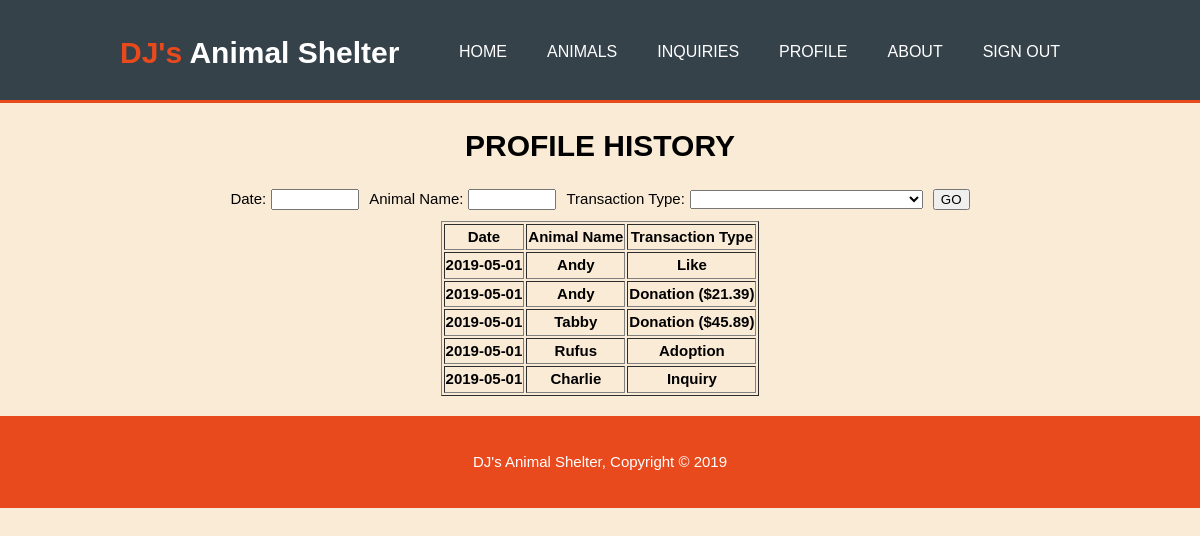
Screenshot of /profile.php (signed in) with the database file from the repository.
### tables this page shows
CREATE TABLE `transactions` (
  `Transaction_Date` date NOT NULL,
  `Transaction_Type` varchar(100) NOT NULL,
  `PROFILE_ID` int(11) NOT NULL,
  `First_Name` varchar(100) NOT NULL,
  `Last_Name` varchar(100) NOT NULL,
  `ANIMAL_ID` int(11) NOT NULL,
  `Animal_Name` varchar(100) NOT NULL,
  `Donation_Amount` float DEFAULT NULL
);

### src/profile_filters.php (the view, shortened to what this page needs)
<?php
    include('connection.php');
        $active_user = $_SESSION['active_user_id'];
        $result = mysqli_query($con, "SELECT * FROM transactions WHERE PROFILE_ID = '$active_user'");
        if(mysqli_num_rows($result) == 0)
                echo '<h2 align = "center">No Transactions Made</h2>';
        else
        {
            echo '<table border = "1" align = "center">';
            echo '<tr>';
            echo '<th>Date</th>';
            echo '<th>Animal Name</th>';
            echo '<th>Transaction Type</th>';
            echo '</tr>';
            $date = $_SESSION['date'];
            $a_name = $_SESSION['a_name'];
            $t_type = $_SESSION['transaction_type'];
            while($row = $result->fetch_assoc())
            {
                $t_date = $row['Transaction_Date'];
                $animal_name = $row['Animal_Name'];
                $transaction_type = $row['Transaction_Type'];
                $donation_amount = $row['Donation_Amount'];
                if($date != "" && $a_name != "" && $t_type != "")
                {
                    if($date == $t_date && $a_name == $animal_name)
                    {
                        if($t_type == 1)
                        {
                            if($transaction_type == "Adoption")
                            {
                                echo '<tr>';
                                echo '<th>' . $t_date . '</th>';
                                echo '<th>' . $animal_name . '</th>';
                                echo '<th>' . $transaction_type . '</th>';
                                echo '</tr>';
                            }
                            if($transaction_type == "Donation")
                            {
                                echo '<tr>';
                                echo '<th>' . $t_date . '</th>';
                                echo '<th>' . $animal_name . '</th>';
                                echo '<th>' . $transaction_type . ' ($' . $donation_amount . ')</th>';
                                echo '</tr>';
                            }
                            if($transaction_type == "Inquiry")
                            {
                                echo '<tr>';
                                echo '<th>' . $t_date . '</th>';
                                echo '<th>' . $animal_name . '</th>';
                                echo '<th>' . $transaction_type . '</th>';
                                echo '</tr>';
                            }
                        }
                        else if($t_type == 2)
                        {
                            if($transaction_type == "Adoption")
                            {
                                echo '<tr>';
                                echo '<th>' . $t_date . '</th>';
                                echo '<th>' . $animal_name . '</th>';
                                echo '<th>' . $transaction_type . '</th>';
                                echo '</tr>';
                            }
                            if($transaction_type == "Donation")
                            {
                                echo '<tr>';
                                echo '<th>' . $t_date . '</th>';
                                echo '<th>' . $animal_name . '</th>';
                                echo '<th>' . $transaction_type . ' ($' . $donation_amount . ')</th>';
                                echo '</tr>';
                            }
                            if($transaction_type == "Like")
                            {
                                echo '<tr>';
                                echo '<th>' . $t_date . '</th>';
                                echo '<th>' . $animal_name . '</th>';
                                echo '<th>' . $transaction_type . '</th>';
                                echo '</tr>';
                            }
                        }
                        else if($t_type == 3)
                        {
                            if($transaction_type == "Donation")
                            {
                                echo '<tr>';
                                echo '<th>' . $t_date . '</th>';
                                echo '<th>' . $animal_name . '</th>';
                                echo '<th>' . $transaction_type . ' ($' . $donation_amount . ')</th>';
                                echo '</tr>';
                            }
                            if($transaction_type == "Inquiry")
                            {
                                echo '<tr>';
                                echo '<th>' . $t_date . '</th>';
                                echo '<th>' . $animal_name . '</th>';
                                echo '<th>' . $transaction_type . '</th>';
                                echo '</tr>';
                            }
                            if($transaction_type == "Like")
                            {
                                echo '<tr>';
                                echo '<th>' . $t_date . '</th>';
                                echo '<th>' . $animal_name . '</th>';
                                echo '<th>' . $transaction_type . '</th>';
                                echo '</tr>';
                            }
                        }
                        else if($t_type == 4)
                        {
                            if($transaction_type == "Adoption")
                            {
                                echo '<tr>';
                                echo '<th>' . $t_date . '</th>';
                                echo '<th>' . $animal_name . '</th>';
                                echo '<th>' . $transaction_type . '</th>';
                                echo '</tr>';
                            }
                            if($transaction_type == "Donation")
                            {
                                echo '<tr>';
                                echo '<th>' . $t_date . '</th>';
                                echo '<th>' . $animal_name . '</th>';
                                echo '<th>' . $transaction_type . ' ($' . $donation_amount . ')</th>';
                                echo '</tr>';
                            }
                        }
                        else if($t_type == 5)
                        {
                            if($transaction_type == "Adoption")
                            {
                                echo '<tr>';
                                echo '<th>' . $t_date . '</th>';
                                echo '<th>' . $animal_name . '</th>';
                                echo '<th>' . $transaction_type . '</th>';
                                echo '</tr>';
                            }
                            if($transaction_type == "Inquiry")
                            {
                                echo '<tr>';
                                echo '<th>' . $t_date . '</th>';
                                echo '<th>' . $animal_name . '</th>';
                                echo '<th>' . $transaction_type . '</th>';
                                echo '</tr>';
                            }
                        }
                        else if($t_type == 6)
                        {
                            if($transaction_type == "Adoption")
                            {
                                echo '<tr>';
                                echo '<th>' . $t_date . '</th>';
                                echo '<th>' . $animal_name . '</th>';
                                echo '<th>' . $transaction_type . '</th>';
                                echo '</tr>';
                            }
                            if($transaction_type == "Like")
                            {
                                echo '<tr>';
                                echo '<th>' . $t_date . '</th>';
                                echo '<th>' . $animal_name . '</th>';
                                echo '<th>' . $transaction_type . '</th>';
                                echo '</tr>';
                            }
                        }
                        else if($t_type == 7)
                        {
                            if($transaction_type == "Donation")
                            {
                                echo '<tr>';
                                echo '<th>' . $t_date . '</th>';
                                echo '<th>' . $animal_name . '</th>';
                                echo '<th>' . $transaction_type . ' ($' . $donation_amount . ')</th>';
                                echo '</tr>';
                            }
                            if($transaction_type == "Inquiry")
                            {
                                echo '<tr>';
                                echo '<th>' . $t_date . '</th>';
                                echo '<th>' . $animal_name . '</th>';
                                echo '<th>' . $transaction_type . '</th>';
                                echo '</tr>';
                            }
                        }
                        else if($t_type == 8)
                        {
                            if($transaction_type == "Donation")
                            {
                                echo '<tr>';
                                echo '<th>' . $t_date . '</th>';
                                echo '<th>' . $animal_name . '</th>';
                                echo '<th>' . $transaction_type . ' ($' . $donation_amount . ')</th>';
                                echo '</tr>';
                            }
                            if($transaction_type == "Like")
                            {
                                echo '<tr>';
                                echo '<th>' . $t_date . '</th>';
                                echo '<th>' . $animal_name . '</th>';
                                echo '<th>' . $transaction_type . '</th>';
                                echo '</tr>';
                            }
                        }
                        else if($t_type == 9)
                        {
                            if($transaction_type == "Inquiry")
                            {
                                echo '<tr>';
                                echo '<th>' . $t_date . '</th>';
                                echo '<th>' . $animal_name . '</th>';
                                echo '<th>' . $transaction_type . '</th>';
                                echo '</tr>';
                            }
                            if($transaction_type == "Like")
                            {
                                echo '<tr>';
                                echo '<th>' . $t_date . '</th>';
                                echo '<th>' . $animal_name . '</th>';
                                echo '<th>' . $transaction_type . '</th>';
                                echo '</tr>';
                            }
                        }
                        else if($t_type == 10)
                        {
                            if($transaction_type == "Adoption")
                            {
                                echo '<tr>';
                                echo '<th>' . $t_date . '</th>';
                                echo '<th>' . $animal_name . '</th>';
                                echo '<th>' . $transaction_type . '</th>';
                                echo '</tr>';
                            }
                        }
                        else if($t_type == 11)
                        {
                            if($transaction_type == "Donation")
                            {
                                echo '<tr>';
                                echo '<th>' . $t_date . '</th>';
                                echo '<th>' . $animal_name . '</th>';
                                echo '<th>' . $transaction_type . ' ($' . $donation_amount . ')</th>';
                                echo '</tr>';
                            }
                        }
                        else if($t_type == 12)
                        {
                            if($transaction_type == "Inquiry")
                            {
                                echo '<tr>';
                                echo '<th>' . $t_date . '</th>';
                                echo '<th>' . $animal_name . '</th>';
                                echo '<th>' . $transaction_type . '</th>';
                                echo '</tr>';
                            }
                        }
                        else
                        {
                            if($transaction_type == "Like")
                            {
                                echo '<tr>';
                                echo '<th>' . $t_date . '</th>';
                                echo '<th>' . $animal_name . '</th>';
                                echo '<th>' . $transaction_type . '</th>';
                                echo '</tr>';
                            }
                        }
                    }
                }
                else
                {
                    if($transaction_type == "Adoption")
                    {
                        echo '<tr>';
                        echo '<th>' . $t_date . '</th>';
                        echo '<th>' . $animal_name . '</th>';
                        echo '<th>' . $transaction_type . '</th>';
                        echo '</tr>';
                    }
                    if($transaction_type == "Donation")
                    {
                        echo '<tr>';
                        echo '<th>' . $t_date . '</th>';
                        echo '<th>' . $animal_name . '</th>';
                        echo '<th>' . $transaction_type . ' ($' . $donation_amount . ')</th>';
                        echo '</tr>';
                    }
                    if($transaction_type == "Inquiry")
                    {
                        echo '<tr>';
                        echo '<th>' . $t_date . '</th>';
                        echo '<th>' . $animal_name . '</th>';
                        echo '<th>' . $transaction_type . '</th>';
                        echo '</tr>';
                    }
                    if($transaction_type == "Like")
                    {
                        echo '<tr>';
                        echo '<th>' . $t_date . '</th>';
                        echo '<th>' . $animal_name . '</th>';
                        echo '<th>' . $transaction_type . '</th>';
                        echo '</tr>';
                    }
                }
            }
        }
?>

### src/style.css (style rules this page uses)
body { font-family: Arial, Halvertica, sans-serif; font-size: 15px; line-height: 1.5; padding: 0; margin: 0; background-color: #FAEBD7; }

### rows the page displays
transactions: Transaction_Date "2019-05-01", Animal_Name "Andy", Transaction_Type "Like"
transactions: Transaction_Date "2019-05-01", Animal_Name "Andy", Transaction_Type "Donation", Donation_Amount "21.39"
transactions: Transaction_Date "2019-05-01", Animal_Name "Tabby", Transaction_Type "Donation", Donation_Amount "45.89"
transactions: Transaction_Date "2019-05-01", Animal_Name "Rufus", Transaction_Type "Adoption"
transactions: Transaction_Date "2019-05-01", Animal_Name "Charlie", Transaction_Type "Inquiry"
